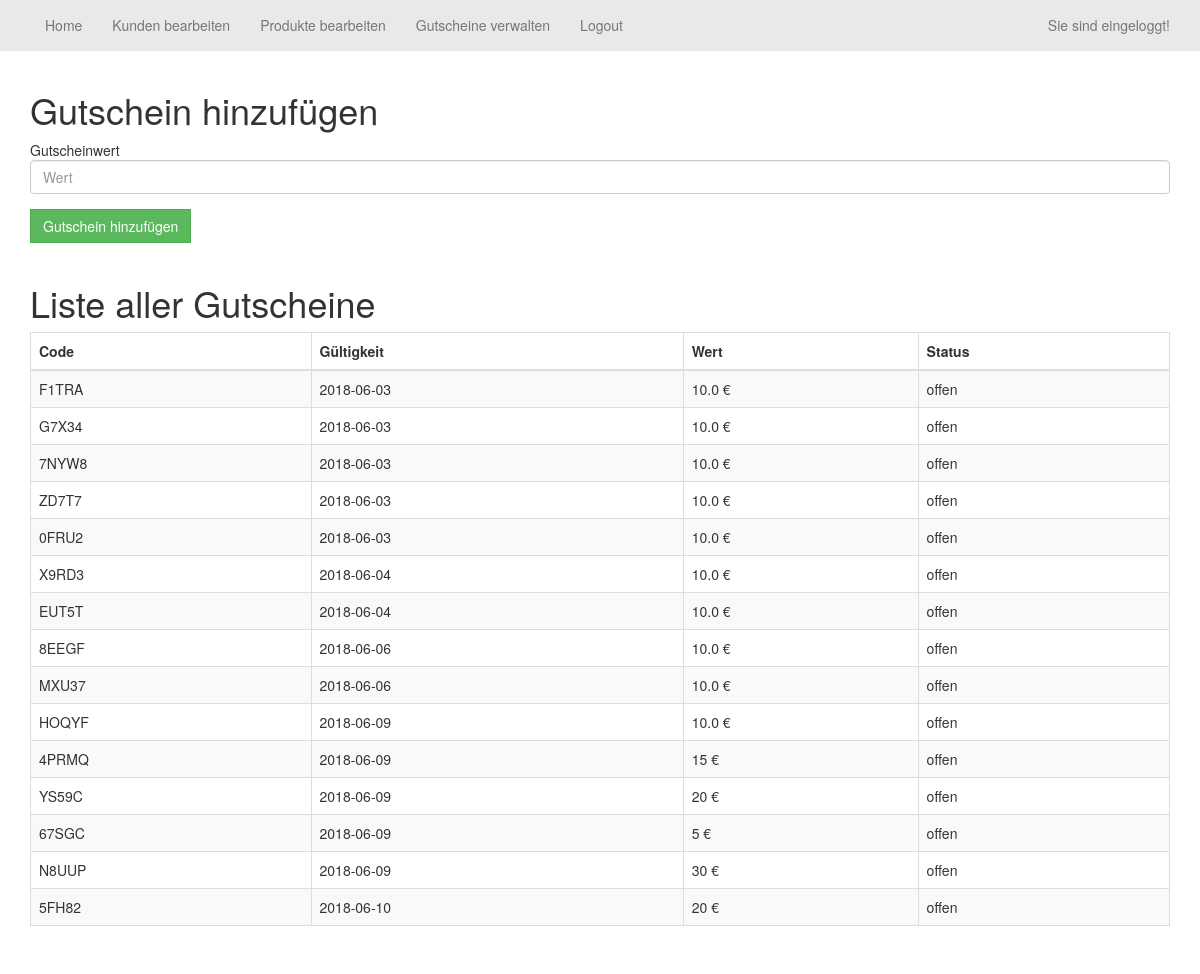
Page /index.php?page=voucher (signed in) on the committed database.
### tables this page shows
CREATE TABLE `voucher` (
  `id` int(32) NOT NULL,
  `code` varchar(32) NOT NULL,
  `valid` varchar(32) NOT NULL,
  `value` varchar(32) NOT NULL,
  `state` varchar(32) NOT NULL
);

### sites/voucher.php (the view, shortened to what this page needs)
    <div class="container">
        <h1>Gutschein hinzufügen</h1>
        <form action='addVoucher.php' method='Post'>
            <div class='form-group'>
                Gutscheinwert
                <input type='number' class='form-control' name='Inputvalue' placeholder='Wert' required="true">
            </div>
            <button type='submit' class='btn btn-success'>Gutschein hinzufügen</button>
        </form>
        <br>
        <h1>Liste aller Gutscheine</h1>
    <table class="table table-striped table-bordered">
        <thead>
            <tr>
                <th>Code</th>
                <th>Gültigkeit</th>
                <th>Wert</th>
                <th>Status</th>
            </tr>
        </thead>
        <tbody>
            <?php
            $sql = "select * from voucher";
            $result = $dbconn->query($sql);
            while ($row = $result->fetch_object()) {
                $year = date("Y-m-d");
                if ($row->valid == $year) {
                    $id = $row->id;
                    $sql = "update voucher set state = 'abgelaufen' where id='$id'";
                    $result = $dbconn->query($sql);
                } else {
                    echo "<tr>";
                    echo "<td>$row->code</td>";
                    echo "<td>$row->valid</td>";
                    echo "<td>$row->value €</td>";
                    echo "<td>$row->state</td>";
                }
            }
            ?>
        </tbody>
    </table>
</div>

### index.php (shortened to what this page needs)
<!DOCTYPE html>
<html>
    <head>
        <link rel="stylesheet" href="https://maxcdn.bootstrapcdn.com/bootstrap/3.3.7/css/bootstrap.min.css">
        <link rel="stylesheet" type="text/css" href="css/style.css">
    </head>
    <body>
        <?php
        include "inc/navigation.php";
        include "inc/settings.php";
        ?>
        <br><br>
    </body>
</html>

### inc/navigation.php (shortened to what this page needs)
<nav class="navbar navbar-default navbar-fixed-top" role="navigation">
    <div class="container">
        <div class="collapse navbar-collapse" id="bs-example-navbar-collapse-1">
            <ul class="nav navbar-nav">
                <?php
                if (isset($_SESSION["userid"])) {
                    if ($_SESSION["userid"] == 1) {
                        $myxml = simplexml_load_file("config/navigation.xml");
                        foreach ($myxml->admin as $zeile) {
                            echo "<li>";
                            echo "<a href='index.php'>$zeile->home</a>";
                            echo "</li>";
                            echo "<li>";
                            echo "<a href='index.php?page=customerinfo'>$zeile->kunden</a>";
                            echo "</li>";
                            echo "<li>";
                            echo "<a href='index.php?page=ListProducts'>$zeile->produkt</a>";
                            echo "</li>";
                            echo "<li>";
                            echo "<a href='index.php?page=voucher'>$zeile->gutschein</a>";
                            echo "</li>";
                            echo "<li>";
                            echo "<a href='index.php?page=logout'>$zeile->logout</a>";
                            echo "</li>";
                        }
                    }
                }
                ?>
            </ul>
            <ul class="nav navbar-nav navbar-right">
                <?php
                if (isset($_SESSION["userid"])) {
                    echo "<p class='navbar-text'>Sie sind eingeloggt!<p>";
                }
                ?>
            </ul>
        </div>
    </div>
</nav>

### inc/settings.php
<?php
if (!empty($_GET['page'])) {
    $file = "sites/" . $_GET['page'] . ".php";
    if (file_exists($file)) {
        $adminroutes  = array("voucher", "Customerinfo", "Listproducts");
        if ((!isset($_SESSION["userid"]) || $_SESSION["userid"] != 1) && in_array($_GET['page'], $adminroutes)) {
            include("sites/notallowed.php");
        } else {
            include($file);
        }
    } else {
        include("sites/404.php");
    }
} else {
    include("sites/home.php");
}

### css/style.css (style rules this page uses)
body { padding-top: 70px; }
.btn { border-radius: 0px; }
.navbar-default { background-color: #e9e9e9; }

### rows in the picture
voucher: code "F1TRA", valid "2018-06-03", value "10.0", state "offen"
voucher: code "G7X34", valid "2018-06-03", value "10.0", state "offen"
voucher: code "7NYW8", valid "2018-06-03", value "10.0", state "offen"
voucher: code "ZD7T7", valid "2018-06-03", value "10.0", state "offen"
voucher: code "0FRU2", valid "2018-06-03", value "10.0", state "offen"
voucher: code "X9RD3", valid "2018-06-04", value "10.0", state "offen"
voucher: code "EUT5T", valid "2018-06-04", value "10.0", state "offen"
voucher: code "8EEGF", valid "2018-06-06", value "10.0", state "offen"
voucher: code "MXU37", valid "2018-06-06", value "10.0", state "offen"
voucher: code "HOQYF", valid "2018-06-09", value "10.0", state "offen"
voucher: code "4PRMQ", valid "2018-06-09", value "15", state "offen"
voucher: code "YS59C", valid "2018-06-09", value "20", state "offen"
voucher: code "67SGC", valid "2018-06-09", value "5", state "offen"
voucher: code "N8UUP", valid "2018-06-09", value "30", state "offen"
voucher: code "5FH82", valid "2018-06-10", value "20", state "offen"

### other values in the picture
$zeile->home "Home"
$zeile->kunden "Kunden bearbeiten"
$zeile->produkt "Produkte bearbeiten"
$zeile->gutschein "Gutscheine verwalten"
$zeile->logout "Logout"
